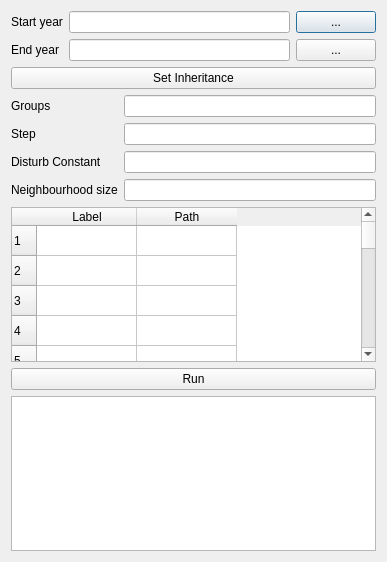
<?xml version="1.0" encoding="UTF-8"?>
<ui version="4.0">
 <class>Dialog</class>
 <widget class="QDialog" name="Dialog">
  <property name="geometry">
   <rect>
    <x>0</x>
    <y>0</y>
    <width>387</width>
    <height>562</height>
   </rect>
  </property>
  <property name="windowTitle">
   <string>Dialog</string>
  </property>
  <property name="windowIcon">
   <iconset>
    <normaloff>../res/logo.png</normaloff>../res/logo.png</iconset>
  </property>
  <layout class="QGridLayout" name="gridLayout_3">
   <item row="0" column="0">
    <layout class="QGridLayout" name="gridLayout">
     <item row="0" column="0">
      <widget class="QLabel" name="label">
       <property name="text">
        <string>Start year</string>
       </property>
      </widget>
     </item>
     <item row="0" column="1">
      <widget class="QLineEdit" name="lineEdit"/>
     </item>
     <item row="0" column="2">
      <widget class="QPushButton" name="pushButton">
       <property name="text">
        <string>...</string>
       </property>
      </widget>
     </item>
     <item row="2" column="0" colspan="3">
      <widget class="QPushButton" name="pushButton_5">
       <property name="text">
        <string>Set Inheritance</string>
       </property>
      </widget>
     </item>
     <item row="1" column="1">
      <widget class="QLineEdit" name="lineEdit_2"/>
     </item>
     <item row="1" column="0">
      <widget class="QLabel" name="label_2">
       <property name="text">
        <string>End year</string>
       </property>
      </widget>
     </item>
     <item row="1" column="2">
      <widget class="QPushButton" name="pushButton_2">
       <property name="text">
        <string>...</string>
       </property>
      </widget>
     </item>
    </layout>
   </item>
   <item row="1" column="0">
    <layout class="QGridLayout" name="gridLayout_2">
     <item row="0" column="0">
      <widget class="QLabel" name="label_3">
       <property name="text">
        <string>Groups</string>
       </property>
      </widget>
     </item>
     <item row="3" column="0">
      <widget class="QLabel" name="label_4">
       <property name="text">
        <string>Neighbourhood size</string>
       </property>
      </widget>
     </item>
     <item row="2" column="0">
      <widget class="QLabel" name="label_7">
       <property name="text">
        <string>Disturb Constant</string>
       </property>
      </widget>
     </item>
     <item row="0" column="1">
      <widget class="QLineEdit" name="lineEdit_3">
       <property name="text">
        <string/>
       </property>
      </widget>
     </item>
     <item row="3" column="1">
      <widget class="QLineEdit" name="lineEdit_8"/>
     </item>
     <item row="1" column="0">
      <widget class="QLabel" name="label_6">
       <property name="text">
        <string>Step</string>
       </property>
      </widget>
     </item>
     <item row="2" column="1">
      <widget class="QLineEdit" name="lineEdit_7"/>
     </item>
     <item row="1" column="1">
      <widget class="QLineEdit" name="lineEdit_6">
       <property name="text">
        <string/>
       </property>
      </widget>
     </item>
    </layout>
   </item>
   <item row="2" column="0">
    <widget class="QTableWidget" name="tableWidget">
     <property name="rowCount">
      <number>100</number>
     </property>
     <row/>
     <row/>
     <row/>
     <row/>
     <row/>
     <row/>
     <row/>
     <row/>
     <row/>
     <row/>
     <row/>
     <row/>
     <row/>
     <row/>
     <row/>
     <row/>
     <row/>
     <row/>
     <row/>
     <row/>
     <row/>
     <row/>
     <row/>
     <row/>
     <row/>
     <row/>
     <row/>
     <row/>
     <row/>
     <row/>
     <row/>
     <row/>
     <row/>
     <row/>
     <row/>
     <row/>
     <row/>
     <row/>
     <row/>
     <row/>
     <row/>
     <row/>
     <row/>
     <row/>
     <row/>
     <row/>
     <row/>
     <row/>
     <row/>
     <row/>
     <row/>
     <row/>
     <row/>
     <row/>
     <row/>
     <row/>
     <row/>
     <row/>
     <row/>
     <row/>
     <row/>
     <row/>
     <row/>
     <row/>
     <row/>
     <row/>
     <row/>
     <row/>
     <row/>
     <row/>
     <row/>
     <row/>
     <row/>
     <row/>
     <row/>
     <row/>
     <row/>
     <row/>
     <row/>
     <row/>
     <row/>
     <row/>
     <row/>
     <row/>
     <row/>
     <row/>
     <row/>
     <row/>
     <row/>
     <row/>
     <row/>
     <row/>
     <row/>
     <row/>
     <row/>
     <row/>
     <row/>
     <row/>
     <row/>
     <row/>
     <column>
      <property name="text">
       <string>Label</string>
      </property>
     </column>
     <column>
      <property name="text">
       <string>Path</string>
      </property>
     </column>
    </widget>
   </item>
   <item row="3" column="0">
    <widget class="QPushButton" name="pushButton_8">
     <property name="text">
      <string>Run</string>
     </property>
    </widget>
   </item>
   <item row="4" column="0">
    <widget class="QTextBrowser" name="textBrowser"/>
   </item>
  </layout>
 </widget>
 <resources/>
 <connections/>
</ui>
